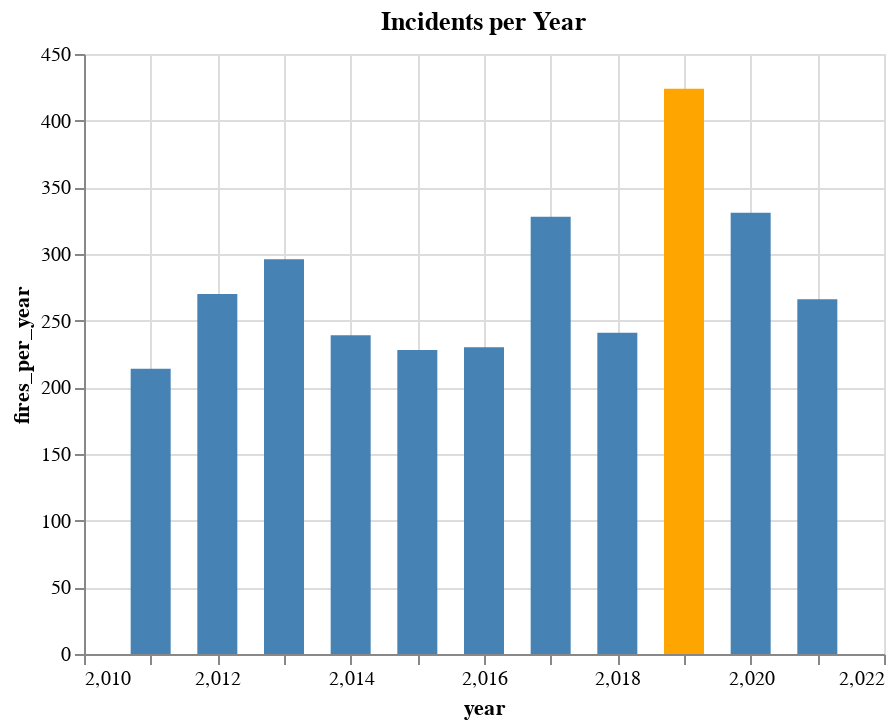

The cell this chart's notebook holds for it:
### Code cell
alt.Chart(calculation_fires_per_year).mark_bar(size=20).encode(
    x = "year", 
    y= "fires_per_year", 
    color = alt.condition(
        alt.datum.year == 2019, 
        alt.value('orange'), 
        alt.value('steelblue')
    )
).properties(title="Incidents per Year")

### Figure 1 — Vega-Lite specification as saved in the notebook (floating-point values rounded to 4 significant figures)
{"config": {"view": {"continuousWidth": 400, "continuousHeight": 300}}, "data": {"name": "data-7a7b8d0ec3fe3cbc04a8a3029ff15c87"}, "mark": {"type": "bar", "size": 20}, "encoding": {"color": {"condition": {"value": "orange", "test": "(datum.year === 2019)"}, "value": "steelblue"}, "x": {"field": "year", "type": "quantitative"}, "y": {"field": "fires_per_year", "type": "quantitative"}}, "title": "Incidents per Year", "$schema": "https://vega.github.io/schema/vega-lite/v4.17.0.json", "datasets": {"data-7a7b8d0ec3fe3cbc04a8a3029ff15c87": [{"year": 2011, "fires_per_year": 214}, {"year": 2012, "fires_per_year": 270}, {"year": 2013, "fires_per_year": 296}, {"year": 2014, "fires_per_year": 239}, {"year": 2015, "fires_per_year": 228}, {"year": 2016, "fires_per_year": 230}, {"year": 2017, "fires_per_year": 328}, {"year": 2018, "fires_per_year": 241}, {"year": 2019, "fires_per_year": 424}, {"year": 2020, "fires_per_year": 331}, {"year": 2021, "fires_per_year": 266}]}}
